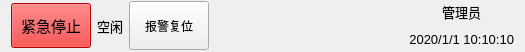
      <widget class="QWidget" name="bottomWidget" native="true">
       <property name="sizePolicy">
        <sizepolicy hsizetype="Preferred" vsizetype="Fixed">
         <horstretch>0</horstretch>
         <verstretch>0</verstretch>
        </sizepolicy>
       </property>
       <property name="minimumSize">
        <size>
         <width>0</width>
         <height>52</height>
        </size>
       </property>
       <property name="maximumSize">
        <size>
         <width>16777215</width>
         <height>52</height>
        </size>
       </property>
       <property name="autoFillBackground">
        <bool>true</bool>
       </property>
       <property name="styleSheet">
        <string notr="true">#warning{color:red;}</string>
       </property>
       <layout class="QGridLayout" name="gridLayout_6">
        <property name="topMargin">
         <number>1</number>
        </property>
        <property name="bottomMargin">
         <number>2</number>
        </property>
        <item row="1" column="3">
         <widget class="QLabel" name="datetime">
          <property name="font">
           <font>
            <pointsize>10</pointsize>
           </font>
          </property>
          <property name="text">
           <string>2020/1/1 10:10:10</string>
          </property>
          <property name="alignment">
           <set>Qt::AlignRight|Qt::AlignTrailing|Qt::AlignVCenter</set>
          </property>
         </widget>
        </item>
        <item row="0" column="1" rowspan="2">
         <widget class="QLabel" name="warning">
          <property name="sizePolicy">
           <sizepolicy hsizetype="Expanding" vsizetype="Preferred">
            <horstretch>0</horstretch>
            <verstretch>0</verstretch>
           </sizepolicy>
          </property>
          <property name="font">
           <font>
            <pointsize>10</pointsize>
           </font>
          </property>
          <property name="styleSheet">
           <string notr="true"/>
          </property>
          <property name="text">
           <string/>
          </property>
         </widget>
        </item>
        <item row="0" column="2">
         <spacer name="horizontalSpacer_2">
          <property name="orientation">
           <enum>Qt::Horizontal</enum>
          </property>
          <property name="sizeHint" stdset="0">
           <size>
            <width>180</width>
            <height>13</height>
           </size>
          </property>
         </spacer>
        </item>
        <item row="0" column="0" rowspan="2">
         <layout class="QHBoxLayout" name="horizontalLayout_2">
          <item>
           <widget class="QPushButton" name="Stop">
            <property name="sizePolicy">
             <sizepolicy hsizetype="Minimum" vsizetype="Fixed">
              <horstretch>0</horstretch>
              <verstretch>0</verstretch>
             </sizepolicy>
            </property>
            <property name="minimumSize">
             <size>
              <width>0</width>
              <height>45</height>
             </size>
            </property>
            <property name="maximumSize">
             <size>
              <width>16777215</width>
              <height>45</height>
             </size>
            </property>
            <property name="font">
             <font>
              <family>Sans Serif</family>
              <pointsize>11</pointsize>
             </font>
            </property>
            <property name="styleSheet">
             <string notr="true">background-color: rgb(255, 0, 0);
border-color: rgb(0, 0, 0);</string>
            </property>
            <property name="text">
             <string>紧急停止</string>
            </property>
            <property name="value" stdset="0">
             <number>0</number>
            </property>
           </widget>
          </item>
          <item>
           <widget class="QLabel" name="status">
            <property name="sizePolicy">
             <sizepolicy hsizetype="Preferred" vsizetype="Fixed">
              <horstretch>0</horstretch>
              <verstretch>0</verstretch>
             </sizepolicy>
            </property>
            <property name="minimumSize">
             <size>
              <width>0</width>
              <height>45</height>
             </size>
            </property>
            <property name="maximumSize">
             <size>
              <width>16777215</width>
              <height>45</height>
             </size>
            </property>
            <property name="font">
             <font>
              <pointsize>10</pointsize>
             </font>
            </property>
            <property name="text">
             <string>空闲</string>
            </property>
           </widget>
          </item>
          <item>
           <widget class="QPushButton" name="pushButton">
            <property name="sizePolicy">
             <sizepolicy hsizetype="Preferred" vsizetype="Preferred">
              <horstretch>0</horstretch>
              <verstretch>0</verstretch>
             </sizepolicy>
            </property>
            <property name="styleSheet">
             <string notr="true">font: 10pt &quot;Sans Serif&quot;;</string>
            </property>
            <property name="text">
             <string>报警复位</string>
            </property>
           </widget>
          </item>
         </layout>
        </item>
        <item row="0" column="3">
         <widget class="QLabel" name="user">
          <property name="font">
           <font>
            <pointsize>10</pointsize>
           </font>
          </property>
          <property name="text">
           <string>管理员</string>
          </property>
          <property name="alignment">
           <set>Qt::AlignCenter</set>
          </property>
         </widget>
        </item>
       </layout>
      </widget>
